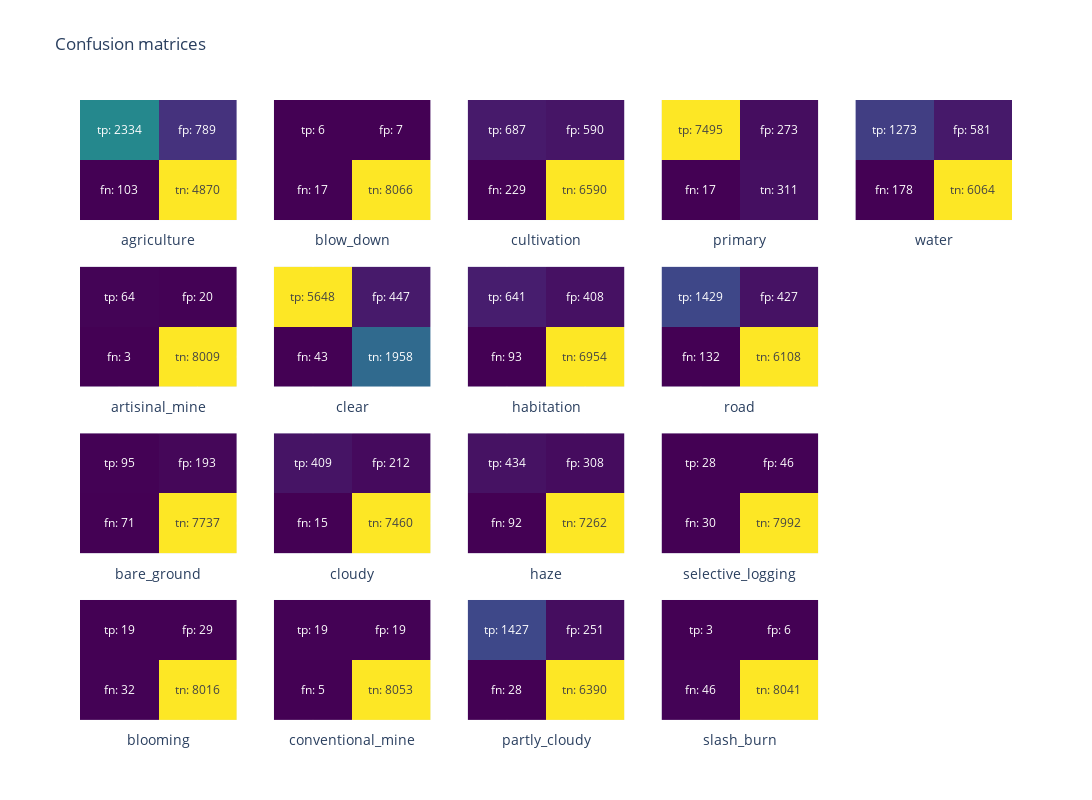

Notebook source saved alongside this figure:
### Markdown cell above
## Matrices de confusión

### Code cell
fig = make_subplots(cols=5, rows=4)
for jdx in range(Y_val.shape[1]):
    y_val = Y_val[:, jdx].ravel()
    y_hat_val = (Y_hat_val[:, jdx].ravel() > threshs[jdx]).astype(float)
    tn, fp, fn, tp = confusion_matrix(y_val, y_hat_val).ravel()
    mat = np.array([[fn, tn], [tp, fp]])
    col = jdx // 4+1
    row = jdx % 4+1
    fig.add_trace(
        go.Heatmap(
            z=mat, text=[[f"fn: {fn}", f"tn: {tn}"], [f"tp: {tp}", f"fp: {fp}"]], 
            texttemplate="%{text}", colorscale='Viridis', name=encoder.classes_[jdx],
            showscale=False
        ),
        col=col, row=row, 
    )
    fig.update_xaxes(title=encoder.classes_[jdx], showticklabels=False, row=row, col=col)
    fig.update_yaxes(showticklabels=False, row=row, col=col)
    

fig.update_layout(
    width=1200, height=800, title="Confusion matrices", 
)
fig.show()

### Figure 1 — Plotly figure (JSON) as saved in the notebook; plotly's stock layout.template omitted (floating-point values rounded to 4 significant figures)
{"data": [{"colorscale": [[0, "#440154"], [0.1111, "#482878"], [0.2222, "#3e4989"], [0.3333, "#31688e"], [0.4444, "#26828e"], [0.5556, "#1f9e89"], [0.6667, "#35b779"], [0.7778, "#6ece58"], [0.8889, "#b5de2b"], [1, "#fde725"]], "name": "agriculture", "showscale": false, "text": [["fn: 103", "tn: 4870"], ["tp: 2334", "fp: 789"]], "texttemplate": "%{text}", "type": "heatmap", "xaxis": "x", "yaxis": "y", "z": [[103, 4870], [2334, 789]]}, {"colorscale": [[0, "#440154"], [0.1111, "#482878"], [0.2222, "#3e4989"], [0.3333, "#31688e"], [0.4444, "#26828e"], [0.5556, "#1f9e89"], [0.6667, "#35b779"], [0.7778, "#6ece58"], [0.8889, "#b5de2b"], [1, "#fde725"]], "name": "artisinal_mine", "showscale": false, "text": [["fn: 3", "tn: 8009"], ["tp: 64", "fp: 20"]], "texttemplate": "%{text}", "type": "heatmap", "xaxis": "x6", "yaxis": "y6", "z": [[3, 8009], [64, 20]]}, {"colorscale": [[0, "#440154"], [0.1111, "#482878"], [0.2222, "#3e4989"], [0.3333, "#31688e"], [0.4444, "#26828e"], [0.5556, "#1f9e89"], [0.6667, "#35b779"], [0.7778, "#6ece58"], [0.8889, "#b5de2b"], [1, "#fde725"]], "name": "bare_ground", "showscale": false, "text": [["fn: 71", "tn: 7737"], ["tp: 95", "fp: 193"]], "texttemplate": "%{text}", "type": "heatmap", "xaxis": "x11", "yaxis": "y11", "z": [[71, 7737], [95, 193]]}, {"colorscale": [[0, "#440154"], [0.1111, "#482878"], [0.2222, "#3e4989"], [0.3333, "#31688e"], [0.4444, "#26828e"], [0.5556, "#1f9e89"], [0.6667, "#35b779"], [0.7778, "#6ece58"], [0.8889, "#b5de2b"], [1, "#fde725"]], "name": "blooming", "showscale": false, "text": [["fn: 32", "tn: 8016"], ["tp: 19", "fp: 29"]], "texttemplate": "%{text}", "type": "heatmap", "xaxis": "x16", "yaxis": "y16", "z": [[32, 8016], [19, 29]]}, {"colorscale": [[0, "#440154"], [0.1111, "#482878"], [0.2222, "#3e4989"], [0.3333, "#31688e"], [0.4444, "#26828e"], [0.5556, "#1f9e89"], [0.6667, "#35b779"], [0.7778, "#6ece58"], [0.8889, "#b5de2b"], [1, "#fde725"]], "name": "blow_down", "showscale": false, "text": [["fn: 17", "tn: 8066"], ["tp: 6", "fp: 7"]], "texttemplate": "%{text}", "type": "heatmap", "xaxis": "x2", "yaxis": "y2", "z": [[17, 8066], [6, 7]]}, {"colorscale": [[0, "#440154"], [0.1111, "#482878"], [0.2222, "#3e4989"], [0.3333, "#31688e"], [0.4444, "#26828e"], [0.5556, "#1f9e89"], [0.6667, "#35b779"], [0.7778, "#6ece58"], [0.8889, "#b5de2b"], [1, "#fde725"]], "name": "clear", "showscale": false, "text": [["fn: 43", "tn: 1958"], ["tp: 5648", "fp: 447"]], "texttemplate": "%{text}", "type": "heatmap", "xaxis": "x7", "yaxis": "y7", "z": [[43, 1958], [5648, 447]]}, {"colorscale": [[0, "#440154"], [0.1111, "#482878"], [0.2222, "#3e4989"], [0.3333, "#31688e"], [0.4444, "#26828e"], [0.5556, "#1f9e89"], [0.6667, "#35b779"], [0.7778, "#6ece58"], [0.8889, "#b5de2b"], [1, "#fde725"]], "name": "cloudy", "showscale": false, "text": [["fn: 15", "tn: 7460"], ["tp: 409", "fp: 212"]], "texttemplate": "%{text}", "type": "heatmap", "xaxis": "x12", "yaxis": "y12", "z": [[15, 7460], [409, 212]]}, {"colorscale": [[0, "#440154"], [0.1111, "#482878"], [0.2222, "#3e4989"], [0.3333, "#31688e"], [0.4444, "#26828e"], [0.5556, "#1f9e89"], [0.6667, "#35b779"], [0.7778, "#6ece58"], [0.8889, "#b5de2b"], [1, "#fde725"]], "name": "conventional_mine", "showscale": false, "text": [["fn: 5", "tn: 8053"], ["tp: 19", "fp: 19"]], "texttemplate": "%{text}", "type": "heatmap", "xaxis": "x17", "yaxis": "y17", "z": [[5, 8053], [19, 19]]}, {"colorscale": [[0, "#440154"], [0.1111, "#482878"], [0.2222, "#3e4989"], [0.3333, "#31688e"], [0.4444, "#26828e"], [0.5556, "#1f9e89"], [0.6667, "#35b779"], [0.7778, "#6ece58"], [0.8889, "#b5de2b"], [1, "#fde725"]], "name": "cultivation", "showscale": false, "text": [["fn: 229", "tn: 6590"], ["tp: 687", "fp: 590"]], "texttemplate": "%{text}", "type": "heatmap", "xaxis": "x3", "yaxis": "y3", "z": [[229, 6590], [687, 590]]}, {"colorscale": [[0, "#440154"], [0.1111, "#482878"], [0.2222, "#3e4989"], [0.3333, "#31688e"], [0.4444, "#26828e"], [0.5556, "#1f9e89"], [0.6667, "#35b779"], [0.7778, "#6ece58"], [0.8889, "#b5de2b"], [1, "#fde725"]], "name": "habitation", "showscale": false, "text": [["fn: 93", "tn: 6954"], ["tp: 641", "fp: 408"]], "texttemplate": "%{text}", "type": "heatmap", "xaxis": "x8", "yaxis": "y8", "z": [[93, 6954], [641, 408]]}, {"colorscale": [[0, "#440154"], [0.1111, "#482878"], [0.2222, "#3e4989"], [0.3333, "#31688e"], [0.4444, "#26828e"], [0.5556, "#1f9e89"], [0.6667, "#35b779"], [0.7778, "#6ece58"], [0.8889, "#b5de2b"], [1, "#fde725"]], "name": "haze", "showscale": false, "text": [["fn: 92", "tn: 7262"], ["tp: 434", "fp: 308"]], "texttemplate": "%{text}", "type": "heatmap", "xaxis": "x13", "yaxis": "y13", "z": [[92, 7262], [434, 308]]}, {"colorscale": [[0, "#440154"], [0.1111, "#482878"], [0.2222, "#3e4989"], [0.3333, "#31688e"], [0.4444, "#26828e"], [0.5556, "#1f9e89"], [0.6667, "#35b779"], [0.7778, "#6ece58"], [0.8889, "#b5de2b"], [1, "#fde725"]], "name": "partly_cloudy", "showscale": false, "text": [["fn: 28", "tn: 6390"], ["tp: 1427", "fp: 251"]], "texttemplate": "%{text}", "type": "heatmap", "xaxis": "x18", "yaxis": "y18", "z": [[28, 6390], [1427, 251]]}, {"colorscale": [[0, "#440154"], [0.1111, "#482878"], [0.2222, "#3e4989"], [0.3333, "#31688e"], [0.4444, "#26828e"], [0.5556, "#1f9e89"], [0.6667, "#35b779"], [0.7778, "#6ece58"], [0.8889, "#b5de2b"], [1, "#fde725"]], "name": "primary", "showscale": false, "text": [["fn: 17", "tn: 311"], ["tp: 7495", "fp: 273"]], "texttemplate": "%{text}", "type": "heatmap", "xaxis": "x4", "yaxis": "y4", "z": [[17, 311], [7495, 273]]}, {"colorscale": [[0, "#440154"], [0.1111, "#482878"], [0.2222, "#3e4989"], [0.3333, "#31688e"], [0.4444, "#26828e"], [0.5556, "#1f9e89"], [0.6667, "#35b779"], [0.7778, "#6ece58"], [0.8889, "#b5de2b"], [1, "#fde725"]], "name": "road", "showscale": false, "text": [["fn: 132", "tn: 6108"], ["tp: 1429", "fp: 427"]], "texttemplate": "%{text}", "type": "heatmap", "xaxis": "x9", "yaxis": "y9", "z": [[132, 6108], [1429, 427]]}, {"colorscale": [[0, "#440154"], [0.1111, "#482878"], [0.2222, "#3e4989"], [0.3333, "#31688e"], [0.4444, "#26828e"], [0.5556, "#1f9e89"], [0.6667, "#35b779"], [0.7778, "#6ece58"], [0.8889, "#b5de2b"], [1, "#fde725"]], "name": "selective_logging", "showscale": false, "text": [["fn: 30", "tn: 7992"], ["tp: 28", "fp: 46"]], "texttemplate": "%{text}", "type": "heatmap", "xaxis": "x14", "yaxis": "y14", "z": [[30, 7992], [28, 46]]}, {"colorscale": [[0, "#440154"], [0.1111, "#482878"], [0.2222, "#3e4989"], [0.3333, "#31688e"], [0.4444, "#26828e"], [0.5556, "#1f9e89"], [0.6667, "#35b779"], [0.7778, "#6ece58"], [0.8889, "#b5de2b"], [1, "#fde725"]], "name": "slash_burn", "showscale": false, "text": [["fn: 46", "tn: 8041"], ["tp: 3", "fp: 6"]], "texttemplate": "%{text}", "type": "heatmap", "xaxis": "x19", "yaxis": "y19", "z": [[46, 8041], [3, 6]]}, {"colorscale": [[0, "#440154"], [0.1111, "#482878"], [0.2222, "#3e4989"], [0.3333, "#31688e"], [0.4444, "#26828e"], [0.5556, "#1f9e89"], [0.6667, "#35b779"], [0.7778, "#6ece58"], [0.8889, "#b5de2b"], [1, "#fde725"]], "name": "water", "showscale": false, "text": [["fn: 178", "tn: 6064"], ["tp: 1273", "fp: 581"]], "texttemplate": "%{text}", "type": "heatmap", "xaxis": "x5", "yaxis": "y5", "z": [[178, 6064], [1273, 581]]}], "layout": {"height": 800, "title": {"text": "Confusion matrices"}, "width": 1200, "xaxis": {"anchor": "y", "domain": [0, 0.168], "showticklabels": false, "title": {"text": "agriculture"}}, "xaxis10": {"anchor": "y10", "domain": [0.832, 1]}, "xaxis11": {"anchor": "y11", "domain": [0, 0.168], "showticklabels": false, "title": {"text": "bare_ground"}}, "xaxis12": {"anchor": "y12", "domain": [0.208, 0.376], "showticklabels": false, "title": {"text": "cloudy"}}, "xaxis13": {"anchor": "y13", "domain": [0.416, 0.584], "showticklabels": false, "title": {"text": "haze"}}, "xaxis14": {"anchor": "y14", "domain": [0.624, 0.792], "showticklabels": false, "title": {"text": "selective_logging"}}, "xaxis15": {"anchor": "y15", "domain": [0.832, 1]}, "xaxis16": {"anchor": "y16", "domain": [0, 0.168], "showticklabels": false, "title": {"text": "blooming"}}, "xaxis17": {"anchor": "y17", "domain": [0.208, 0.376], "showticklabels": false, "title": {"text": "conventional_mine"}}, "xaxis18": {"anchor": "y18", "domain": [0.416, 0.584], "showticklabels": false, "title": {"text": "partly_cloudy"}}, "xaxis19": {"anchor": "y19", "domain": [0.624, 0.792], "showticklabels": false, "title": {"text": "slash_burn"}}, "xaxis2": {"anchor": "y2", "domain": [0.208, 0.376], "showticklabels": false, "title": {"text": "blow_down"}}, "xaxis20": {"anchor": "y20", "domain": [0.832, 1]}, "xaxis3": {"anchor": "y3", "domain": [0.416, 0.584], "showticklabels": false, "title": {"text": "cultivation"}}, "xaxis4": {"anchor": "y4", "domain": [0.624, 0.792], "showticklabels": false, "title": {"text": "primary"}}, "xaxis5": {"anchor": "y5", "domain": [0.832, 1], "showticklabels": false, "title": {"text": "water"}}, "xaxis6": {"anchor": "y6", "domain": [0, 0.168], "showticklabels": false, "title": {"text": "artisinal_mine"}}, "xaxis7": {"anchor": "y7", "domain": [0.208, 0.376], "showticklabels": false, "title": {"text": "clear"}}, "xaxis8": {"anchor": "y8", "domain": [0.416, 0.584], "showticklabels": false, "title": {"text": "habitation"}}, "xaxis9": {"anchor": "y9", "domain": [0.624, 0.792], "showticklabels": false, "title": {"text": "road"}}, "yaxis": {"anchor": "x", "domain": [0.8063, 1], "showticklabels": false}, "yaxis10": {"anchor": "x10", "domain": [0.5375, 0.7312]}, "yaxis11": {"anchor": "x11", "domain": [0.2687, 0.4625], "showticklabels": false}, "yaxis12": {"anchor": "x12", "domain": [0.2687, 0.4625], "showticklabels": false}, "yaxis13": {"anchor": "x13", "domain": [0.2687, 0.4625], "showticklabels": false}, "yaxis14": {"anchor": "x14", "domain": [0.2687, 0.4625], "showticklabels": false}, "yaxis15": {"anchor": "x15", "domain": [0.2687, 0.4625]}, "yaxis16": {"anchor": "x16", "domain": [0, 0.1938], "showticklabels": false}, "yaxis17": {"anchor": "x17", "domain": [0, 0.1938], "showticklabels": false}, "yaxis18": {"anchor": "x18", "domain": [0, 0.1938], "showticklabels": false}, "yaxis19": {"anchor": "x19", "domain": [0, 0.1938], "showticklabels": false}, "yaxis2": {"anchor": "x2", "domain": [0.8063, 1], "showticklabels": false}, "yaxis20": {"anchor": "x20", "domain": [0, 0.1938]}, "yaxis3": {"anchor": "x3", "domain": [0.8063, 1], "showticklabels": false}, "yaxis4": {"anchor": "x4", "domain": [0.8063, 1], "showticklabels": false}, "yaxis5": {"anchor": "x5", "domain": [0.8063, 1], "showticklabels": false}, "yaxis6": {"anchor": "x6", "domain": [0.5375, 0.7312], "showticklabels": false}, "yaxis7": {"anchor": "x7", "domain": [0.5375, 0.7312], "showticklabels": false}, "yaxis8": {"anchor": "x8", "domain": [0.5375, 0.7312], "showticklabels": false}, "yaxis9": {"anchor": "x9", "domain": [0.5375, 0.7312], "showticklabels": false}}}
